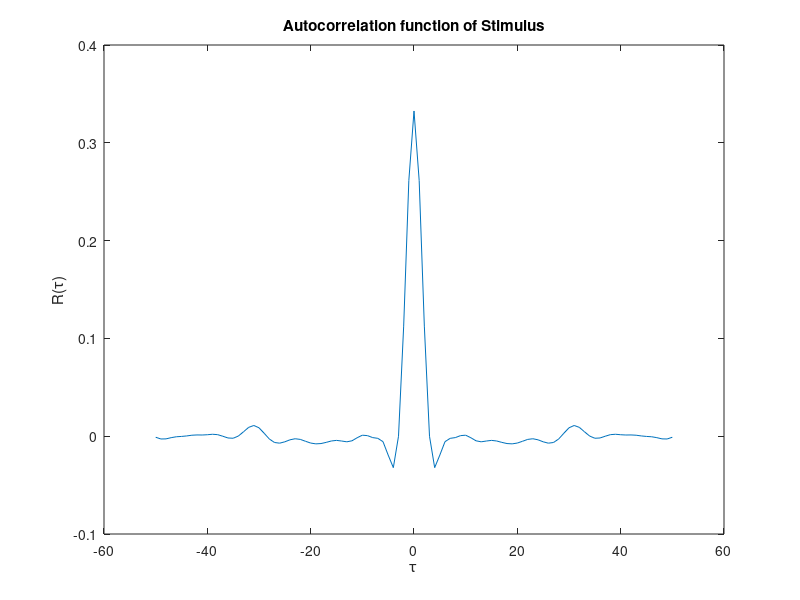

Write MATLAB code to recreate this figure. (Note: this script raises an error after producing the figure.)
clc;
clear;
close all 

warning off

load('data_cn_project_iii.mat'); 

%% Question 1
R_xx = zeros(101,1);
for tau = -50:50
    if (tau > 0)
        for i = 1:20000-tau
            R_xx(tau+51) = R_xx(tau+51) + (Stimulus(i)*Stimulus(i+tau));
        end
        R_xx(tau+51) = R_xx(tau+51)/(20000-tau);
    end
    if (tau<=0)
        for i = -1*tau+1:20000
             R_xx(tau+51) = R_xx(tau+51) + (Stimulus(i)*Stimulus(i+tau));
        end
        R_xx(tau+51) = R_xx(tau+51)/(20000+tau-1);
    end
end

t = linspace(-50, 50, 101); 

figure
plot(t, R_xx); 
xlabel('\tau');
ylabel('R(\tau)');
title('Autocorrelation function of Stimulus');

var_wn = max(R_xx); 


%% Question 2
psth = zeros(4, 20000);
nbins = 20*1000;

for i = 1:4
    for rep = 1:50
        f = figure('visible', 'off'); 
        psth(i,:) = psth(i,:) + histcounts(All_Spike_Times{i,rep}*1000, 0:20000)*1000/50;
    end
end

figure
subplot(2,2,1)
plot(psth(1,:))
xlabel('time (ms)');
ylabel('Rate (spikes/sec)');
title('PSTH for neuron-1');
subplot(2,2,2)
plot(psth(2,:))
xlabel('time (ms)');
ylabel('Rate (spikes/sec)');
title(['PSTH for neuron-2']);
subplot(2,2,3)
plot(psth(3,:))
xlabel('time (ms)');
ylabel('Rate (spikes/sec)');
title(['PSTH for neuron-3']);
subplot(2,2,4)
plot(psth(4,:))
xlabel('time (ms)');
ylabel('Rate (spikes/sec)');
title(['PSTH for neuron-4']);

smallpsth=zeros(4,100);    
for i = 1:100
    for neur_no=1:4
        smallpsth(neur_no,i)=mean(psth(neur_no,15000+i*50-49:15000+50*i));
    end
end

%% Question 3
time_bins = [10, 20, 50, 100, 200, 500];
Mean = zeros(50);
varince = zeros(50); 

for j = 1:6
    figure (2+j)
    bin = time_bins(j); 
    for i = 1:4
        for rep = 1:50
            num_spikes = histcounts(All_Spike_Times{i,rep}*1000, 0:bin:20000);
            Mean(rep+(i-1)*50) = mean(num_spikes);
            varince((i-1)*50+rep) = var(num_spikes); 
        end
        if(i == 1)
            scatter(Mean, varince, 'b');
        elseif(i == 2)
            scatter(Mean, varince, 'g');
        elseif(i == 3)
            scatter(Mean, varince, 'r');
        elseif(i == 4)
            scatter(Mean, varince, 'k');
        end
        hold on 
    end
    plot([min(varince), max(varince)],[min(varince), max(varince)], 'c');
    xlabel('Mean'); 
    ylabel('Variance');
    title(sprintf('Scatter plot of mean vs variance for time binsize = %d for all 4 neurons', bin));
end

%% Question 4

sta = zeros(4,100);

for neur = 1:4
    spikes = 0;
    for j = 1:50
        a = All_Spike_Times{neur,j}<=15;
        spikes = spikes + nnz(a);
        All_Spike_Times_train = All_Spike_Times{neur,j}(a);
        [m,n] = size(All_Spike_Times_train);
        for i = 1:n
            spike_time = max(1,ceil(1000*(All_Spike_Times_train(i))));
            stim = Stimulus(max(spike_time-99,1):spike_time);
            sta(neur,:) = sta(neur,:) + [zeros(1,100-length(stim)), stim]; 
        end
    end
    sta(neur,:) = sta(neur,:)/spikes;
end

sta(:,:) = sta/var_wn; 

figure (11)
subplot(2,2,1)
plot(0:99, sta(1,:));
ylim([-0.8,0.8])
xlabel('\tau');
ylabel('R_{px}(\tau)');
title('Neuron 1');
subplot(2,2,2)
plot(0:99, sta(2,:));
ylim([-0.8,0.8])
xlabel('\tau');
ylabel('R_{px}(\tau)');
title('Neuron 2');
subplot(2,2,3)
plot(0:99, sta(3,:));
ylim([-0.8,0.8])
xlabel('\tau');
ylabel('R_{px}(\tau)');
title('Neuron 3');
subplot(2,2,4)
plot(0:99, sta(4,:));
ylim([-0.8,0.8])
xlabel('\tau');
ylabel('R_{px}(\tau)');
title('Neuron 4');
sgtitle('Spike Triggered Average without correction'); 

R_xx_new = zeros(1,100); 

for tau = 0:99
    for i=1:20000-tau
        R_xx_new(tau+1)=R_xx_new(tau+1)+(Stimulus(i)*Stimulus(tau+i));
    end
    R_xx_new(tau+1)=R_xx_new(tau+1)/(20000-tau);
end
 
R_xx_new_mat = toeplitz(R_xx_new);


h = ((R_xx_new_mat\sta')');

figure (20)
subplot(2,2,1)
plot(0:99, h(1,:));
xlabel('\tau');
ylabel('R_{px}(\tau)');
title('Neuron 1');
subplot(2,2,2)
plot(0:99, h(2,:));
xlabel('\tau');
ylabel('R_{px}(\tau)');
title('Neuron 2');
subplot(2,2,3)
plot(0:99, h(3,:));
xlabel('\tau');
ylabel('R_{px}(\tau)');
title('Neuron 3');
subplot(2,2,4)
plot(0:99, h(4,:));
xlabel('\tau');
ylabel('R_{px}(\tau)');
title('Neuron 4');
sgtitle('Spike Triggered Average with correction')

%xlim([0,100]);

%% Question 5
pred(1, :) = conv(Stimulus(1:15000), h(1, :)); 
y(1,1:15000) = pred(1, 1:15000); 
pred(2, :) = conv(Stimulus(1:15000), h(2, :)); 
y(2,1:15000) = pred(2, 1:15000);
pred(3, :) = conv(Stimulus(1:15000), h(3, :)); 
y(3,1:15000) = pred(3, 1:15000);
pred(4, :) = conv(Stimulus(1:15000), h(4, :)); 
y(4,1:15000) = pred(4, 1:15000);
    
psth_train = psth(:, 1:15000);   
bin_size = 30;
for i = 1:ceil(15000/bin_size)
    e = i*bin_size;
    if e>15000
        e = 15000;
   end
        x1(i) = mean( y(1, (1+(i-1)*bin_size):e) );
        x2(i) = mean( y(2, (1+(i-1)*bin_size):e) );
        x3(i) = mean( y(3, (1+(i-1)*bin_size):e) );
        x4(i) = mean( y(4, (1+(i-1)*bin_size):e) );
    
        y1(i) = mean( psth_train(1, (1+(i-1)*bin_size):e) );
        y2(i) = mean( psth_train(2, (1+(i-1)*bin_size):e) );
        y3(i) = mean( psth_train(3, (1+(i-1)*bin_size):e) );
        y4(i) = mean( psth_train(4, (1+(i-1)*bin_size):e) );
 end

[param1]=sigm_fit(x1, y1);
[param2]=sigm_fit(x2, y2); 
[param3]=sigm_fit(x3, y3); 
[param4]=sigm_fit(x4, y4); 

fsigm = @(param,xval) param(1)+(param(2)-param(1))./(1+10.^((param(3)-xval)*param(4))); 

x_1 = linspace(-0.4, 0.5);
y_1 = fsigm(param1, x_1)

x_2 = linspace(-5, 5);
y_2 = fsigm(param2, x_2)

x_3 = linspace(-4, 4);
y_3 = fsigm(param3, x_3) 

x_4 = linspace(-0.3, 0.5);
y_4 = fsigm(param4, x_4) 

pred1 = conv(Stimulus(15001:20000), h(1, :)); 
pred1 = pred1(1:5000);
pred1 = fsigm(param1,pred1) + 0.0005*randn(size(pred1));

pred2 = conv(Stimulus(15001:20000), h(2, :)); 
pred2 = pred2(1:5000);
pred2 =fsigm(param2,pred2) + 0.0005*randn(size(pred2));

pred3 = conv(Stimulus(15001:20000), h(3, :)); 
pred3 = pred3(1:5000);
pred3 =fsigm(param3,pred3) + 0.0005*randn(size(pred3));

pred4 = conv(Stimulus(15001:20000), h(4, :)); 
pred4 = pred4(1:5000);
pred4 =fsigm(param4,pred4) + 0.0005*randn(size(pred4));

figure(12)
subplot(2,2,1)
scatter(x1, y1, '*')
hold on 
plot(x_1, y_1, 'linewidth', 2)
xlabel('y(t)')
ylabel('\lambda(t)');
title('Neuron 1');
subplot(2,2,2)
scatter(x2, y2, '*')
hold on 
plot(x_2, y_2, 'linewidth', 2)
xlabel('y(t)')
ylabel('\lambda(t)');
title('Neuron 2');
subplot(2,2,3)
scatter(x3, y3, '*')
hold on 
plot(x_3, y_3, 'linewidth', 2)
xlabel('y(t)')
ylabel('\lambda(t)');
title('Neuron 3');
subplot(2,2,4)
scatter(x4, y4, '*')
hold on 
plot(x_4, y_4, 'linewidth', 2)
xlabel('y(t)')
ylabel('\lambda(t)');
title('Neuron 4');
sgtitle('Estimating output non linearity');

%% Question 6
clc
 R1=corrcoef(psth(1, 15001:20000),pred1); 
 R_squared1=R1(2)^2 

 R2=corrcoef(psth(2, 15001:20000),pred2) ;
 R_squared2=R2(2)^2 
 
 R3=corrcoef(psth(3, 15001:20000),pred3) ;
 R_squared3=R3(2)^2 
 
 
 R4=corrcoef(psth(4, 15001:20000),pred4) ;
 R_squared4=R4(2)^2 
 
    A=zeros(100,1);
    B=zeros(100,1);
    initial_r_sq=R_squared2;
    old_r_sq=R_squared2;
    new_r_sq=old_r_sq;
    pos=zeros(1,1);
    count=0;
    h_new = h(:,:);
    while (old_r_sq - new_r_sq) < 0.001 && count < 100
        old_r_sq=new_r_sq;
        min_=1000000000;
        for i = 1:100 
            if abs(h_new(2,i))<min_ && abs(h_new(2,i))~=0
                min_=abs(h(2,i));
                pos=i;
            end
        end
        h_new(2,pos)=0;
        pos(1,1)=0;
        pred2 = conv(Stimulus(15001:20000), h_new(2, :)); pred2 = pred2(1:5000);
        pred2 =fsigm(param2,pred2) + 0.0005*randn(size(pred2));
        new_r=corrcoef(psth(2, 15001:20000),pred2); new_r_sq=new_r(2)^2;
        count=count+1;
        A(count,1)=count;
        B(count,1)=new_r_sq;
    end

 
 figure
 scatter(A,B, '*')
 xlabel('iterations')
 ylabel('r^2'); 
 title('Pruning parameters for neuron 2')
 
 max_correlation_coeff2 = max(B)
 
 
 f_t2 = fft(h_new(2,:));
 f_t1 = fft(h(1,:));

 vect = [-50:49];
 vect = vect';
 
 figure(98)
 subplot(2,2,1)
 stem(h(1,:));
 title('Neuron 1');
 subplot(2,2,2)
 stem(h_new(2,:));
 title('Neuron 2');
  subplot(2,2,3)
 stem(h(3,:));
 title('Neuron 3');
  subplot(2,2,4)
 stem(h(4,:));
 title('Neuron 4');
 sgtitle('Linear filters h(t)')
 
 figure(100)
 subplot(2,2,1)
 plot(vect, fft(h(1,:)));
 title('Neuron 1');
 subplot(2,2,2)
plot(vect, f_t2);
 title('Neuron 2');
  subplot(2,2,3)
plot(vect, fft(h(3,:)));
 title('Neuron 3');
  subplot(2,2,4)
plot(vect, fft(h(4,:)));
 title('Neuron 4');
 sgtitle('Linear filters h(t) in frequency domain')
 
 %% Question 7

 
%% Borowed function from internet to estimate sigmoid parameters  
function [param,stat]=sigm_fit(x,y,fixed_params,initial_params,plot_flag)
% Optimization of parameters of the sigmoid function
%
% Syntax:
%       [param]=sigm_fit(x,y)       
%
%       that is the same that
%       [param]=sigm_fit(x,y,[],[],[])     % no fixed_params, automatic initial_params
%
%       [param]=sigm_fit(x,y,fixed_params)        % automatic initial_params
%       [param]=sigm_fit(x,y,[],initial_params)   % use it when the estimation is poor
%       [param]=sigm_fit(x,y,fixed_params,initial_params,plot_flag)
%
% param = [min, max, x50, slope]
%
% if fixed_params=[NaN, NaN , NaN , NaN]        % or fixed_params=[]
% optimization of "min", "max", "x50" and "slope" (default)
%
% if fixed_params=[0, 1 , NaN , NaN]
% optimization of x50 and slope of a sigmoid of ranging from 0 to 1
%
%
% Additional information in the second output, STAT
% [param,stat]=sigm_fit(x,y,fixed_params,initial_params,plot_flag)
%
%
% Example:
% %% generate data vectors (x and y)
% fsigm = @(param,xval) param(1)+(param(2)-param(1))./(1+10.^((param(3)-xval)*param(4)))
% param=[0 1 5 1];  % "min", "max", "x50", "slope"
% x=0:0.1:10;
% y=fsigm(param,x) + 0.1*randn(size(x));
%
% %% standard parameter estimation
% [estimated_params]=sigm_fit(x,y)
%
% %% parameter estimation with forced 0.5 fixed min
% [estimated_params]=sigm_fit(x,y,[0.5 NaN NaN NaN])
%
% %% parameter estimation without plotting
% [estimated_params]=sigm_fit(x,y,[],[],0)
%
%
% Doubts, bugs: rpavao@gmail.com
% Downloaded from http://www.mathworks.com/matlabcentral/fileexchange/42641-sigmoid-logistic-curve-fit
% warning off
x=x(:);
y=y(:);
if nargin<=1 %fail
    fprintf('');
    help sigm_fit
    return
end
automatic_initial_params=[quantile(y,0.05) quantile(y,0.95) NaN 1];
if sum(y==quantile(y,0.5))==0
    temp=x(y==quantile(y(2:end),0.5));    
else
    temp=x(y==quantile(y,0.5));
end
automatic_initial_params(3)=temp(1);
if nargin==2 %simplest valid input
    fixed_params=NaN(1,4);
    initial_params=automatic_initial_params;
    plot_flag=1;    
end
if nargin==3
    initial_params=automatic_initial_params;
    plot_flag=1;    
end
if nargin==4
    plot_flag=1;    
end
if exist('fixed_params','var')
    if isempty(fixed_params)
        fixed_params=NaN(1,4);
    end
end
if exist('initial_params','var')
    if isempty(initial_params)
        initial_params=automatic_initial_params;
    end
end
if exist('plot_flag','var')
    if isempty(plot_flag)
        plot_flag=1;
    end
end
%p(1)=min; p(2)=max-min; p(3)=x50; p(4)=slope como em Y=Bottom + (Top-Bottom)/(1+10^((LogEC50-X)*HillSlope))
%f = @(p,x) p(1) + (p(2)-p(1)) ./ (1 + 10.^((p(3)-x)*p(4)));
f_str='f = @(param,xval)';
free_param_count=0;
bool_vec=NaN(1,4);
for i=1:4;
    if isnan(fixed_params(i))
        free_param_count=free_param_count+1;
        f_str=[f_str ' param(' num2str(free_param_count) ')'];
        bool_vec(i)=1;
    else
        f_str=[f_str ' ' num2str(fixed_params(i))];
        bool_vec(i)=0;
    end
    if i==1; f_str=[f_str ' + (']; end
    if i==2;
        if isnan(fixed_params(1))            
            f_str=[f_str '-param(1) )./ (   1 + 10.^( (']; 
        else
            f_str=[f_str '-' num2str(fixed_params(1)) ')./ (1 + 10.^((']; 
        end
    end    
    if i==3; f_str=[f_str ' - xval ) *']; end
    if i==4; f_str=[f_str ' )   );']; end
end
eval(f_str)
[BETA,RESID,J,COVB,MSE] = nlinfit(x,y,f,initial_params(bool_vec==1));
stat.param=BETA';
% confidence interval of the parameters
stat.paramCI = nlparci(BETA,RESID,'Jacobian',J);
% confidence interval of the estimation
[stat.ypred,delta] = nlpredci(f,x,BETA,RESID,'Covar',COVB);
stat.ypredlowerCI = stat.ypred - delta;
stat.ypredupperCI = stat.ypred + delta;
% plot(x,y,'ko') % observed data
% hold on
% plot(x,ypred,'k','LineWidth',2)
% plot(x,[lower,upper],'r--','LineWidth',1.5)
free_param_count=0;
for i=1:4;
    if isnan(fixed_params(i))
        free_param_count=free_param_count+1;
        param(i)=BETA(free_param_count);
    else
        param(i)=fixed_params(i);
    end    
end
    
end





        
    




    
    
 
 